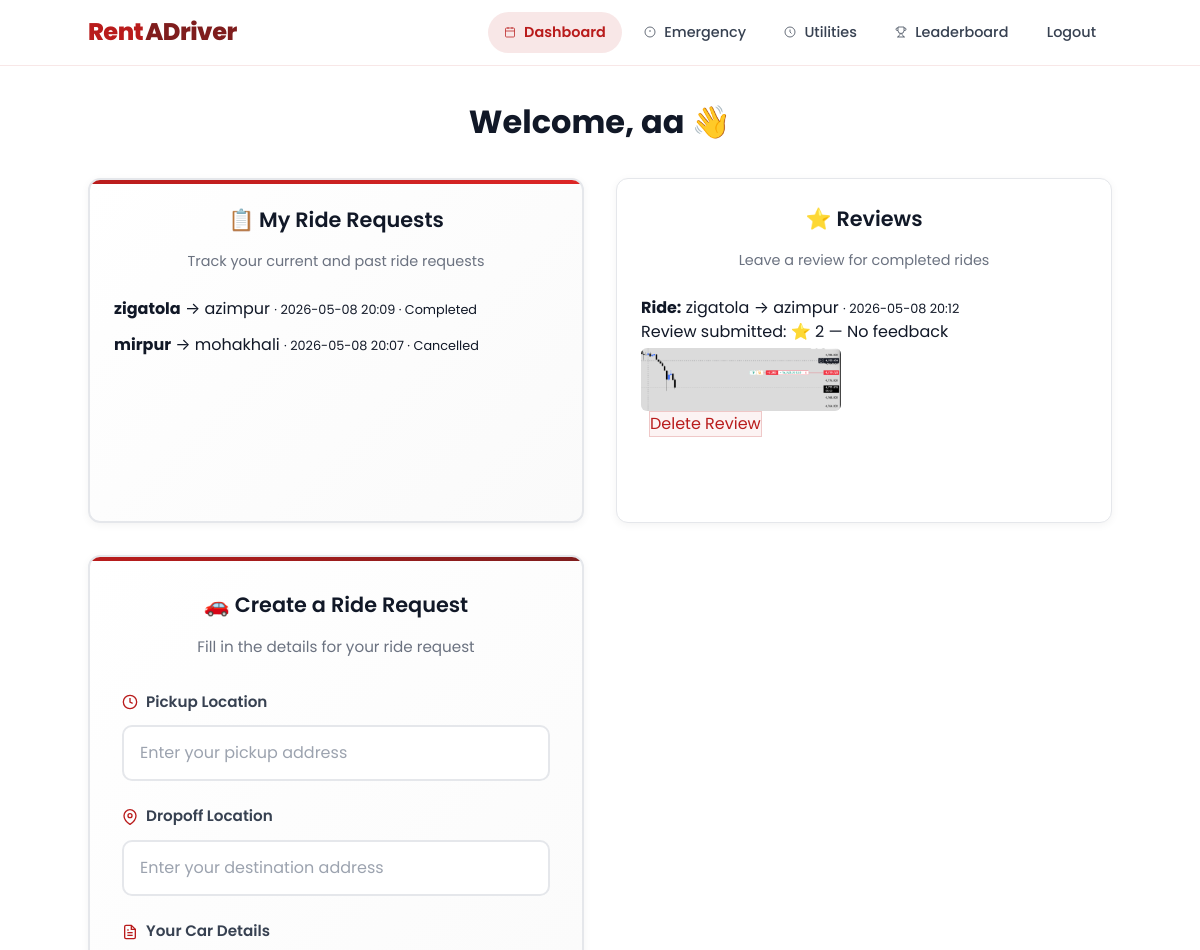
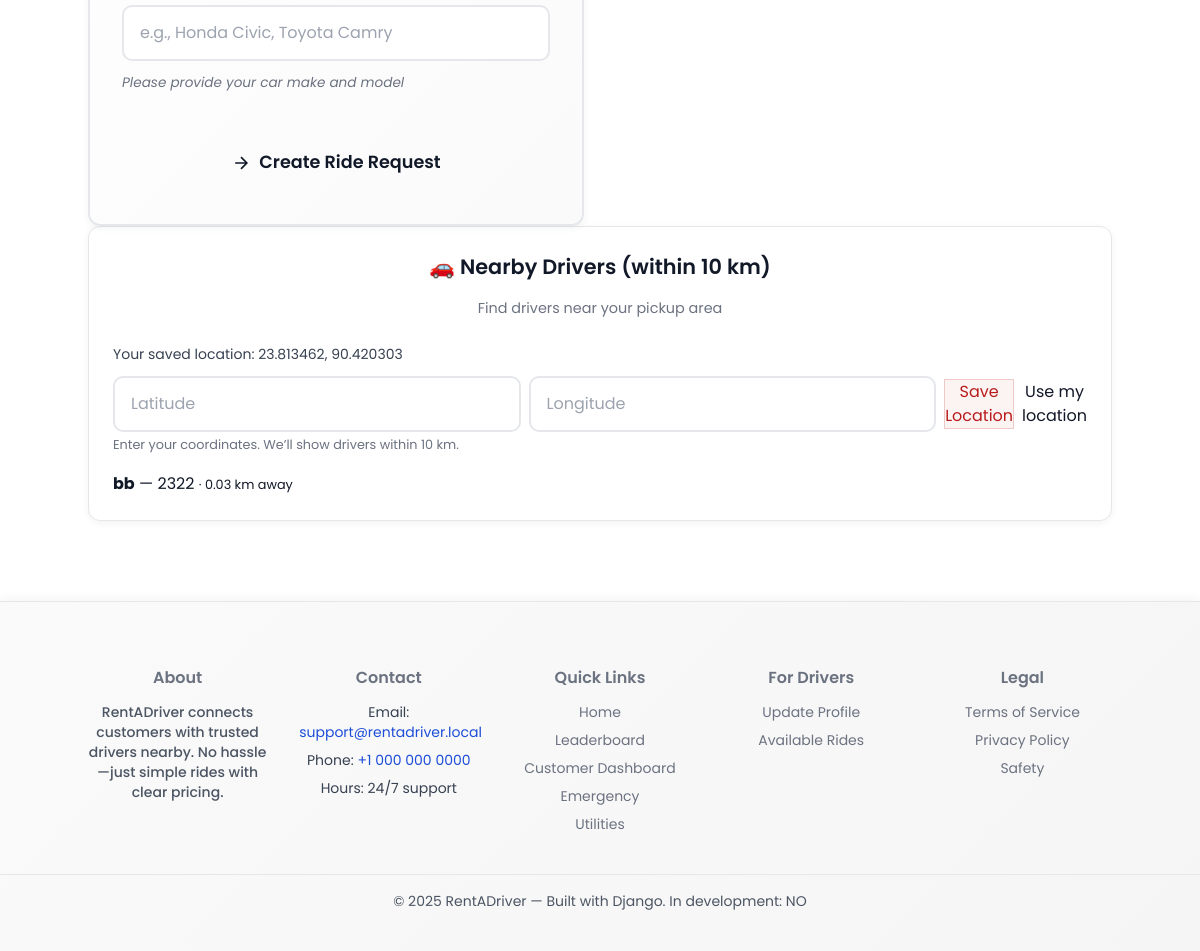
The page /customer/dashboard/ (signed in) on the database as committed earlier (2 pictures, top to bottom).
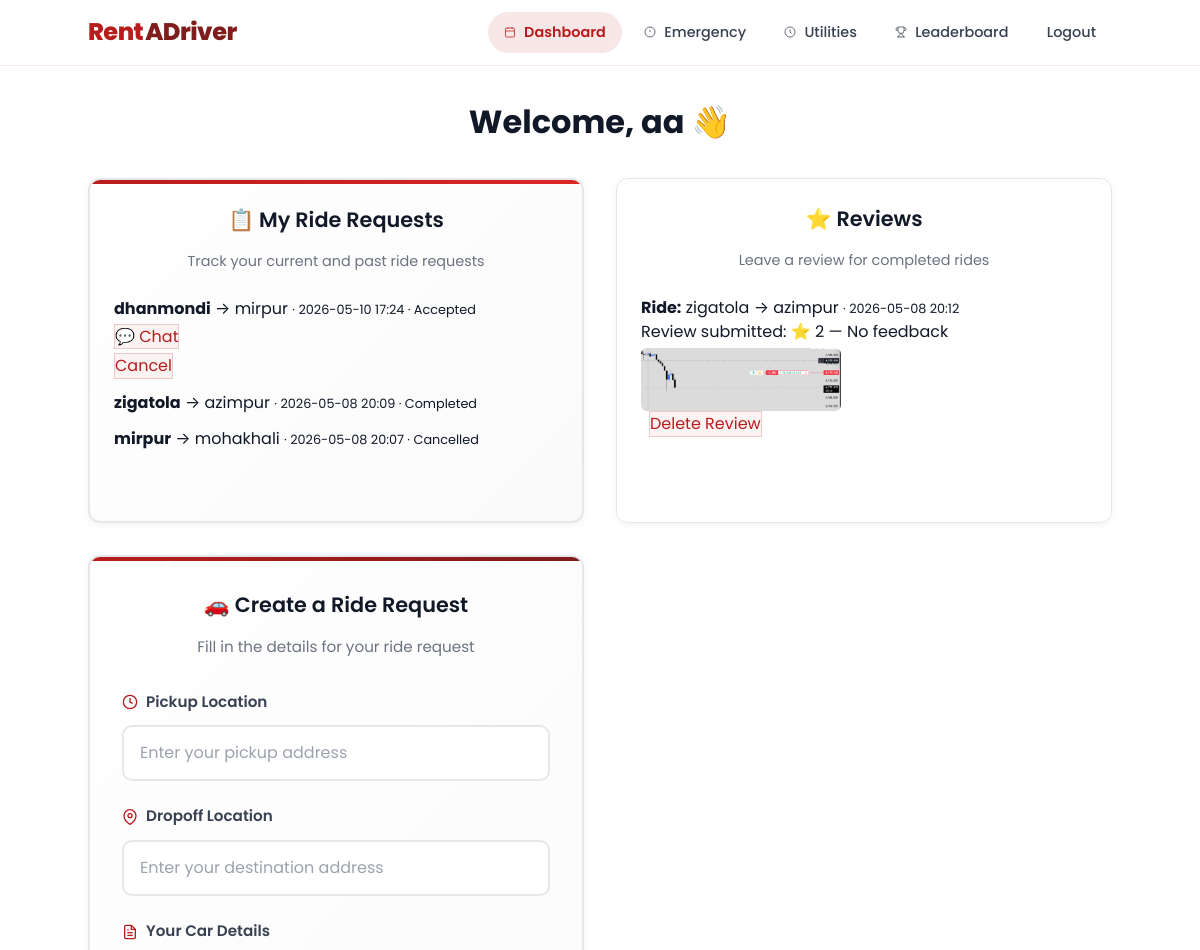
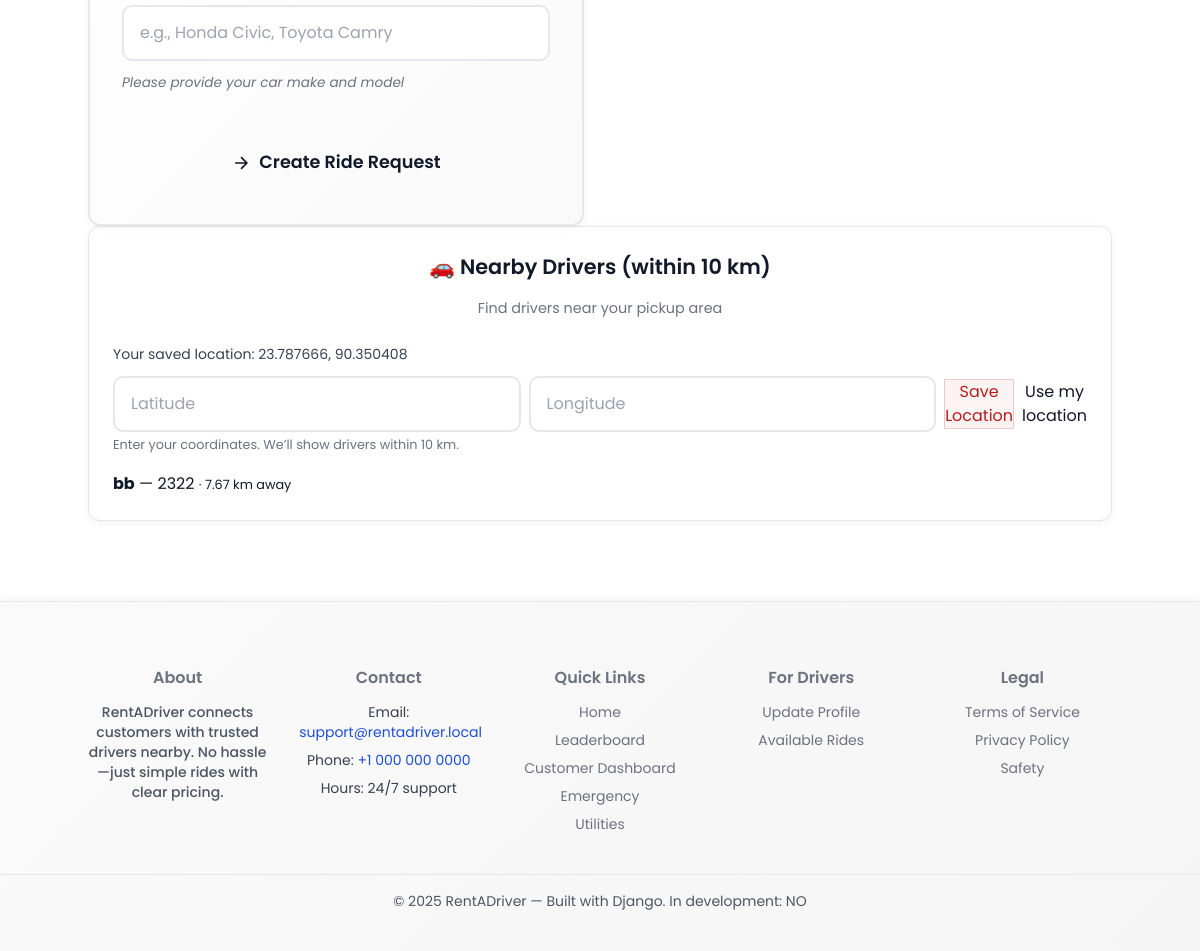
The same page on the database as committed later (2 pictures, top to bottom).
### core/models.py (models this page shows, shortened)
class Account(AbstractUser):
    ROLE_CHOICES = (
        ('customer', 'Customer'),
        ('driver', 'Driver'),
    )
    role = models.CharField(max_length=15, choices=ROLE_CHOICES)
    last_lat = models.FloatField(null=True, blank=True)
    last_lng = models.FloatField(null=True, blank=True)

class RideRequest(models.Model):
    customer = models.ForeignKey(Account, on_delete=models.CASCADE)
    pickup_location = models.CharField(max_length=200)
    dropoff_location = models.CharField(max_length=200)
    pickup_lat = models.FloatField(null=True, blank=True)
    pickup_lng = models.FloatField(null=True, blank=True)
    dropoff_lat = models.FloatField(null=True, blank=True)
    dropoff_lng = models.FloatField(null=True, blank=True)
    status = models.CharField(max_length=20, default="pending")
    created_at = models.DateTimeField(auto_now_add=True)

class Booking(models.Model):
    ride_request = models.OneToOneField(RideRequest, on_delete=models.CASCADE, related_name="booking")
    driver = models.ForeignKey(Account, on_delete=models.CASCADE, related_name="bookings")
    confirmed_at = models.DateTimeField(auto_now_add=True)
    status = models.CharField(
        max_length=20,
        choices=[('ongoing', 'Ongoing'), ('completed', 'Completed'), ('cancelled', 'Cancelled')],
        default='ongoing'
    )

class DriverReview(models.Model):
    booking = models.OneToOneField("Booking", on_delete=models.CASCADE, related_name="review")
    driver = models.ForeignKey(settings.AUTH_USER_MODEL, on_delete=models.CASCADE, related_name="driver_reviews")
    customer = models.ForeignKey(settings.AUTH_USER_MODEL, on_delete=models.CASCADE, related_name="customer_reviews")
    rating = models.IntegerField(choices=[(i, str(i)) for i in range(1, 6)])
    feedback = models.TextField(blank=True)
    image = models.ImageField(upload_to="reviews/", null=True, blank=True)
    created_at = models.DateTimeField(auto_now_add=True)

class DriverProfile(models.Model):
    user = models.OneToOneField(Account, on_delete=models.CASCADE)
    full_name = models.CharField(max_length=100, null=True, blank=True)
    license_number = models.CharField(max_length=50)
    vehicle_details = models.CharField(max_length=100, default="Unknown")
    address = models.CharField(max_length=200, null=True, blank=True)
    nid_number = models.CharField(max_length=50, null=True, blank=True)
    profile_picture = models.ImageField(upload_to="profiles/", null=True, blank=True)
    current_lat = models.FloatField(null=True, blank=True)
    current_lng = models.FloatField(null=True, blank=True)

### core/views.py (the view, shortened to what this page needs)
# urls.py: path("customer/dashboard/", views.customer_dashboard, name="customer_dashboard"),
@login_required
def customer_dashboard(request):
    if request.user.role != "customer":
        return redirect("driver_dashboard")
    rides = RideRequest.objects.filter(customer=request.user).order_by("-created_at")
    customer_bookings = Booking.objects.filter(ride_request__customer=request.user).order_by("-confirmed_at")
    nearby_list = []
    lat0 = request.user.last_lat
    lng0 = request.user.last_lng
    drivers = DriverProfile.objects.select_related("user").all()
    for d in drivers:
        if d.current_lat is None or d.current_lng is None:
            continue
        dist = None
        if lat0 is not None and lng0 is not None:
            dist = calculate_distance(lat0, lng0, d.current_lat, d.current_lng)
        nearby_list.append({
            "user": d.user,
            "vehicle_details": d.vehicle_details,
            "distance_km": round(dist, 2) if dist is not None else None,
        })
    if any(item["distance_km"] is not None for item in nearby_list):
        filtered = [item for item in nearby_list if item["distance_km"] is not None and item["distance_km"] <= 10]
        if not filtered:
            filtered = [item for item in nearby_list if item["distance_km"] is not None]
        filtered.sort(key=lambda x: x["distance_km"])
        nearby_list = filtered[:10]
    else:
        nearby_list = nearby_list[:10]
    return render(request, "customer_dashboard.html", {
        "rides": rides,
        "nearby_drivers": nearby_list,
        "customer_bookings": customer_bookings,
    })

### core/templates/customer_dashboard.html (shortened to what this page needs)
{% extends "base.html" %}
{% load static %}
{% block content %}
<section class="dashboard">
  <div class="customer-dashboard container">
  <h2 class="welcome-title">Welcome, {{ request.user.username }} 👋</h2>
    <div class="dashboard-grid">
      <div class="card rides-card enhanced-rides">
        <div class="card-header">
          <h3>📋 My Ride Requests</h3>
          <p class="card-subtitle">Track your current and past ride requests</p>
        </div>
        <div class="rides-container">
          <ul class="rides-list">
            {% for r in rides %}
              <li>
                <div>
                  <strong>{{ r.pickup_location }}</strong> → {{ r.dropoff_location }}
                  <small>· {{ r.created_at|date:"Y-m-d H:i" }} · {{ r.status|title }}</small>
                </div>
                {% if r.booking and r.booking.status != 'completed' and r.booking.status != 'cancelled' %}
                  <div style="margin:.25rem 0;">
                    <a class="btn btn-secondary" href="{% url 'chat_room' r.booking.id %}">💬 Chat</a>
                  </div>
                {% endif %}
                {% if r.status == 'pending' %}
                  <a class="btn btn-secondary" href="{% url 'edit_ride_request' r.id %}">Edit</a>
                  <form method="post" action="{% url 'cancel_ride_request' r.id %}" style="display:inline-block;">
                    {% csrf_token %}
                    <button class="btn btn-secondary">Cancel</button>
                  </form>
                {% elif r.status != 'completed' and r.status != 'cancelled' %}
                  <form method="post" action="{% url 'cancel_ride_request' r.id %}">
                    <button class="btn btn-secondary">Cancel</button>
                  </form>
                {% endif %}
              </li>
            {% empty %}
              <li>No ride requests yet.</li>
            {% endfor %}
          </ul>
        </div>
      </div>
      <div class="card">
        <div class="card-header">
          <h3>⭐ Reviews</h3>
          <p class="card-subtitle">Leave a review for completed rides</p>
        </div>
        <ul class="rides-list">
          {% for b in customer_bookings %}
            {% if b.status == 'completed' %}
              <li>
                <div>
                  <strong>Ride:</strong> {{ b.ride_request.pickup_location }} → {{ b.ride_request.dropoff_location }}
                  <small>· {{ b.confirmed_at|date:"Y-m-d H:i" }}</small>
                </div>
                {% if not b.review %}
                  <form method="post" action="{% url 'create_review' b.id %}" class="inline" enctype="multipart/form-data">
                    {% csrf_token %}
                    <label>Rating:</label>
                    <select name="rating">
                      <option value="5">5</option>
                      <option value="4">4</option>
                      <option value="3">3</option>
                      <option value="2">2</option>
                      <option value="1">1</option>
                    </select>
                    <input type="text" name="feedback" placeholder="Feedback (optional)" />
                    <input type="file" name="image" accept="image/*" />
                    <button class="btn btn-primary">Submit</button>
                  </form>
                {% else %}
                  <p>Review submitted: ⭐ {{ b.review.rating }} — {{ b.review.feedback|default:"No feedback" }}
                    {% if b.review.image %}
                      <br/>
                      <img src="{{ b.review.image.url }}" alt="Review image" style="max-width:200px;max-height:200px;margin-top:.25rem;border-radius:6px;object-fit:cover;" />
                    {% endif %}
                    <form method="post" action="{% url 'delete_review' b.review.id %}" style="display:inline; margin-left:.5rem;">
                      <button class="btn btn-secondary">Delete Review</button>
                    </form>
                  </p>
                {% endif %}
              </li>
            {% endif %}
          {% empty %}
            <li>No bookings yet.</li>
          {% endfor %}
        </ul>
      </div>
      <div class="card create-card enhanced-form">
        <div class="form-header">
          <h3>🚗 Create a Ride Request</h3>
          <p class="form-subtitle">Fill in the details for your ride request</p>
        </div>
        <form method="post" action="{% url 'customer_dashboard' %}" class="ride-request-form">
          <div class="form-group">
            <label for="pickup" class="form-label">
              <svg class="label-icon" width="16" height="16" viewBox="0 0 24 24" fill="none" stroke="currentColor" stroke-width="2">
                <circle cx="12" cy="12" r="10"/>
                <path d="M12 6v6l4 2"/>
              </svg>
              Pickup Location
            </label>
            <input type="text" name="pickup" class="form-input" placeholder="Enter your pickup address" required />
          </div>
          <div class="form-group">
            <label for="dropoff" class="form-label">
              <svg class="label-icon" width="16" height="16" viewBox="0 0 24 24" fill="none" stroke="currentColor" stroke-width="2">
                <path d="M21 10c0 7-9 13-9 13s-9-6-9-13a9 9 0 0 1 18 0z"/>
                <circle cx="12" cy="10" r="3"/>
              </svg>
              Dropoff Location
            </label>
            <input type="text" name="dropoff" class="form-input" placeholder="Enter your destination address" required />
          </div>
          <div class="form-group">
            <label for="carName" class="form-label">
              Your Car Details
            </label>
            <input type="text" name="carName" class="form-input" placeholder="e.g., Honda Civic, Toyota Camry" required />
            <small class="form-help">Please provide your car make and model</small>
          </div>
          <div class="form-actions">
            <button type="submit" class="btn btn-primary btn-large w-100">
              <svg class="btn-icon" width="20" height="20" viewBox="0 0 24 24" fill="none" stroke="currentColor" stroke-width="2">
                <path d="M5 12h14M12 5l7 7-7 7"/>
              </svg>
              Create Ride Request
            </button>
          </div>
        </form>
      </div>
    </div>
    <div class="card nearby-card">
      <div class="card-header">
        <h3>🚗 Nearby Drivers (within 10 km)</h3>
        <p class="card-subtitle">Find drivers near your pickup area</p>
      </div>
      <div class="mb-3 text-sm text-gray-700">
        {% if request.user.last_lat and request.user.last_lng %}
          <p>Your saved location: {{ request.user.last_lat }}, {{ request.user.last_lng }}</p>
        {% else %}
          <p>No saved location yet. Use the button below to set your current location.</p>
        {% endif %}
      </div>
      <form id="locationForm" action="{% url 'update_location' %}" method="post" class="mb-4">
        <div class="flex items-center gap-2">
          <input id="latInput" type="text" name="lat" placeholder="Latitude" class="form-input" required>
          <input id="lngInput" type="text" name="lng" placeholder="Longitude" class="form-input" required>
          <button class="btn btn-secondary" type="submit">Save Location</button>
          <button class="btn" type="button" id="geoBtn">Use my location</button>
        </div>
        <small class="text-gray-500">Enter your coordinates. We’ll show drivers within 10 km.</small>
      </form>
      <ul class="rides-list">
        {% for d in nearby_drivers %}
          <li>
            <strong>{{ d.user.username }}</strong> — {{ d.vehicle_details }}
            {% if d.distance_km is not None %}
              <small>· {{ d.distance_km }} km away</small>
            {% endif %}
          </li>
        {% empty %}
          <li>No nearby drivers available.</li>
        {% endfor %}
      </ul>
    </div>
  </div>
</section>
{% endblock %}

Rows that differ between the two databases and show on the page:
changed Account "aa": user.last_lat "23.813462" → "23.787666"; user.last_lng "90.420303" → "90.350408"
added RideRequest: pickup_location "dhanmondi", dropoff_location "mirpur", created_at "2026-05-10 17:24", status "Accepted", shows "💬 Chat", shows "Cancel"
changed Account "bb": distance_km "0.03" → "7.67"
